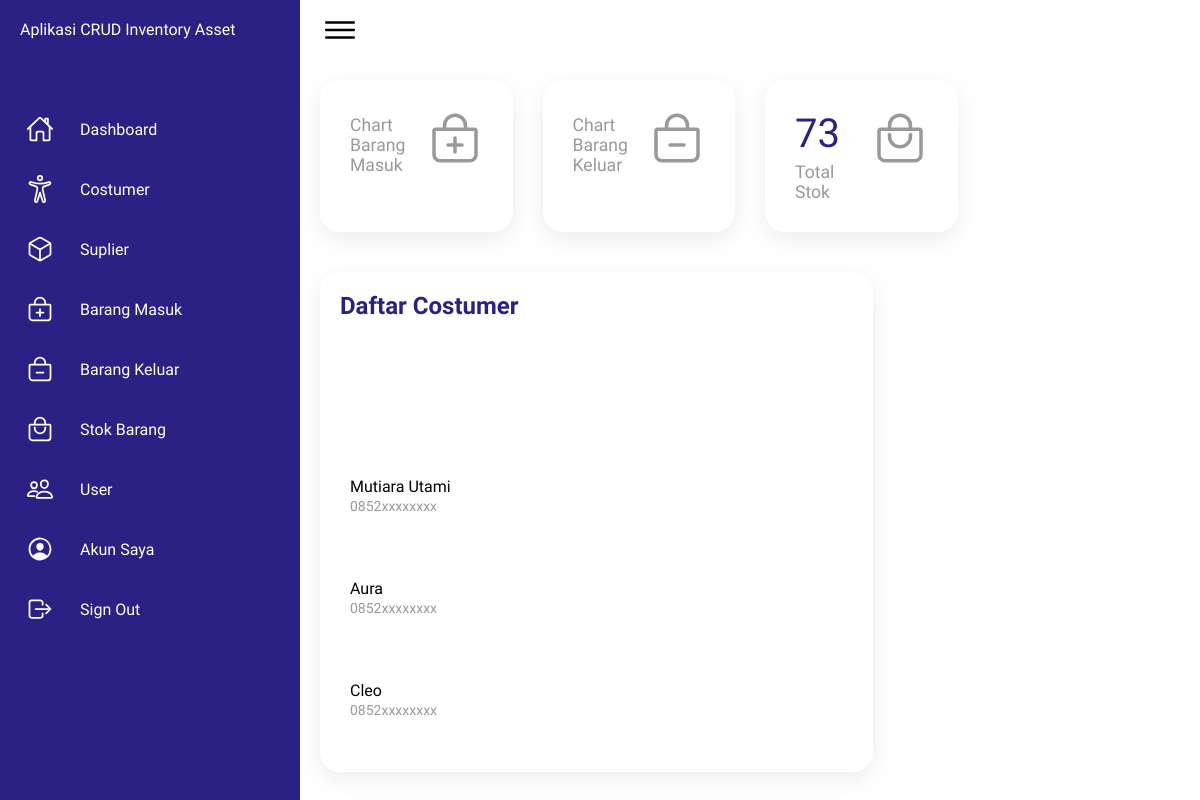
The page /website/app/beranda/ (signed in) on the database its author committed.
### tables this page shows
CREATE TABLE `costumer` (
  `idCostumer` int(255) NOT NULL,
  `namaCostumer` varchar(1000) NOT NULL,
  `nohpCostumer` varchar(25) NOT NULL,
  `alamatCostumer` text NOT NULL
);

### website/app/beranda/index.php (the view, shortened to what this page needs)
<!DOCTYPE html>
<html lang="en">
    <head>
        <link rel="stylesheet" href="../../css/dashboard.css">
    </head>
    <body>
        <div class="container">
            <div class="navigation">
                <ul>
                    <li>
                        <a href="#">
                            <span class="title">Aplikasi CRUD Inventory Asset</span>
                        </a>
                    </li>
                    <li>
                        <a href="#">
                            <span class="icon">
                                <ion-icon name="home-outline"></ion-icon>
                            </span>
                            <span class="title">Dashboard</span>
                        </a>
                    </li>
                    <li>
                        <a href="../costumer">
                            <span class="icon">
                                <ion-icon name="accessibility-outline"></ion-icon>
                            </span>
                            <span class="title">Costumer</span>
                        </a>
                    </li>
                    <li>
                        <a href="../suplier">
                            <span class="icon">
                                <ion-icon name="cube-outline"></ion-icon>
                            </span>
                            <span class="title">Suplier</span>
                        </a>
                    </li>
                    <li>
                        <a href="../barangMasuk">
                            <span class="icon">
                                <ion-icon name="bag-add-outline"></ion-icon>
                            </span>
                            <span class="title">Barang Masuk</span>
                        </a>
                    </li>
                    <li>
                        <a href="../barangKeluar">
                            <span class="icon">
                                <ion-icon name="bag-remove-outline"></ion-icon>
                            </span>
                            <span class="title">Barang Keluar</span>
                        </a>
                    </li>
                    <li>
                        <a href="../stokBarang">
                            <span class="icon">
                                <ion-icon name="bag-handle-outline"></ion-icon>
                            </span>
                            <span class="title">Stok Barang</span>
                        </a>
                    </li>
                    <li>
                        <a href="../user">
                            <span class="icon">
                                <ion-icon name="people-outline"></ion-icon>
                            </span>
                            <span class="title">User</span>
                        </a>
                    </li>
                    <li>
                        <a href="../account">
                            <span class="icon">
                                <ion-icon name="person-circle-outline"></ion-icon>
                            </span>
                            <span class="title">Akun Saya</span>
                        </a>
                    </li>
                    <li>
                        <a href="#" id="showModal">
                            <span class="icon">
                                <ion-icon name="log-out-outline"></ion-icon>
                            </span>
                            <span class="title">Sign Out</span>
                        </a>
                    </li>
                </ul>
            </div>
            <div class="main">
                <div class="topbar">
                    <div class="toggle">
                        <ion-icon name="menu-outline"></ion-icon>
                    </div>
                </div>
                <?php
                    require '../../config.php';
                    $cariQty = $pdo->prepare("SELECT idBarang, namaBarang, hargaBarang, satuanBarang, qtyBarang FROM data_barang");
                    $cariQty->execute();
                    $dataQtys = $cariQty->fetchAll(PDO::FETCH_ASSOC);
                    $totalQty = 0;
                    foreach ($dataQtys as $dataQty) {
                        $totalQty += $dataQty['qtyBarang'];
                    }
                ?>
                <div class="cardBox">
                    <div class="card" onclick="chartMasuk()">
                        <div>
                            <div class="cardName">Chart Barang Masuk</div>
                        </div>
                        <div class="iconBx">
                            <ion-icon name="bag-add-outline"></ion-icon>
                        </div>
                    </div>
                    <div class="card" onclick="chartKeluar()">
                        <div>
                            <div class="cardName">Chart Barang Keluar</div>
                        </div>
                        <div class="iconBx">
                            <ion-icon name="bag-remove-outline"></ion-icon>
                        </div>
                    </div>
                    <div class="card">
                        <div>
                            <div class="numbers"><?php echo htmlspecialchars($totalQty); ?></div>
                            <div class="cardName">Total Stok</div>
                        </div>
                        <div class="iconBx">
                            <ion-icon name="bag-handle-outline"></ion-icon>
                        </div>
                    </div>
                </div>
                <div class="details">
                    <div class="recentCustomers">
                        <div class="cardHeader">
                            <h2>Daftar Costumer</h2>
                        </div>
                        <?php
                            require '../../config.php';
                            try {
                                $perintahCostumer = $pdo->prepare("SELECT idCostumer, namaCostumer, nohpCostumer, alamatCostumer FROM costumer");
                                $perintahCostumer->execute();
                                $costumers = $perintahCostumer->fetchAll(PDO::FETCH_ASSOC);
                            } catch (PDOException $e) {
                                error_log("Database error: " . $e->getMessage());
                                echo "Terjadi kesalahan. Silakan coba lagi nanti.";
                                exit();
                            }
                        ?>
                        <table>
                            <?php if ($costumers): ?>
                                <?php foreach ($costumers as $costumer): ?>
                                    <tr>
                                        <td>
                                            <h4><?php echo htmlspecialchars($costumer['namaCostumer']); ?> <br> <span><?php echo htmlspecialchars($costumer['nohpCostumer']); ?></span></h4>
                                        </td>
                                    </tr>
                                <?php endforeach; ?>
                            <?php else: ?>
                                <tr>
                                    <td colspan="5">Tidak ada history pengguna.</td>
                                </tr>
                            <?php endif; ?>
                        </table>
                    </div>
                </div>
            </div>
        </div>
    </body>
</html>

### website/css/dashboard.css (style rules this page uses)
* { font-family: "Ubuntu", sans-serif; margin: 0; padding: 0; box-sizing: border-box; }
:root { --blue: #2a2185; --white: #fff; --gray: #f5f5f5; --black1: #222; --black2: #999; }
body { min-height: 100vh; overflow-x: hidden; }
.container { position: relative; width: 100%; }
.navigation { position: fixed; width: 300px; height: 100%; background: var(--blue); border-left: 10px solid var(--blue); transition: 0.5s; overflow: hidden; }
.navigation ul { position: absolute; top: 0; left: 0; width: 100%; }
.navigation ul li { position: relative; width: 100%; list-style: none; border-top-left-radius: 30px; border-bottom-left-radius: 30px; }
.navigation ul li:nth-child(1) { margin-bottom: 40px; pointer-events: none; }
.navigation ul li a { position: relative; display: block; width: 100%; display: flex; text-decoration: none; color: var(--white); }
.navigation ul li a .icon { position: relative; display: block; min-width: 60px; height: 60px; line-height: 75px; text-align: center; }
.navigation ul li a .icon ion-icon { font-size: 1.75rem; }
.navigation ul li a .title { position: relative; display: block; padding: 0 10px; height: 60px; line-height: 60px; text-align: start; white-space: nowrap; }
.main { position: absolute; width: calc(100% - 300px); left: 300px; min-height: 100vh; background: var(--white); transition: 0.5s; }
.topbar { width: 100%; height: 60px; display: flex; justify-content: space-between; align-items: center; padding: 0 10px; }
.toggle { position: relative; width: 60px; height: 60px; display: flex; justify-content: center; align-items: center; font-size: 2.5rem; cursor: pointer; }
.cardBox { position: relative; width: 100%; padding: 20px; display: grid; grid-template-columns: repeat(4, 1fr); grid-gap: 30px; }
.cardBox .card { position: relative; background: var(--white); padding: 30px; border-radius: 20px; display: flex; justify-content: space-between; cursor: pointer; box-shadow: 0 7px 25px rgba(0, 0, 0, 0.08); }
.cardBox .card .numbers { position: relative; font-weight: 500; font-size: 2.5rem; color: var(--blue); }
.cardBox .card .cardName { color: var(--black2); font-size: 1.1rem; margin-top: 5px; }
.cardBox .card .iconBx { font-size: 3.5rem; color: var(--black2); }
.details { position: relative; width: 100%; padding: 20px; display: grid; grid-template-columns: 2fr 1fr; grid-gap: 30px; }
.details .cardHeader { display: flex; justify-content: space-between; align-items: flex-start; }
.cardHeader h2 { font-weight: 600; color: var(--blue); }
.details table { width: 100%; border-collapse: collapse; margin-top: 10px; }
.recentCustomers { position: relative; display: grid; min-height: 500px; padding: 20px; background: var(--white); box-shadow: 0 7px 25px rgba(0, 0, 0, 0.08); border-radius: 20px; }
.recentCustomers table tr td { padding: 12px 10px; }
.recentCustomers table tr td h4 { font-size: 16px; font-weight: 500; line-height: 1.2rem; }
.recentCustomers table tr td h4 span { font-size: 14px; color: var(--black2); }

### rows shown on the page
costumer: namaCostumer "Mutiara Utami", nohpCostumer "0852xxxxxxxx"
costumer: namaCostumer "Aura", nohpCostumer "0852xxxxxxxx"
costumer: namaCostumer "Cleo", nohpCostumer "0852xxxxxxxx"

### other values the page prints
$totalQty "73"
